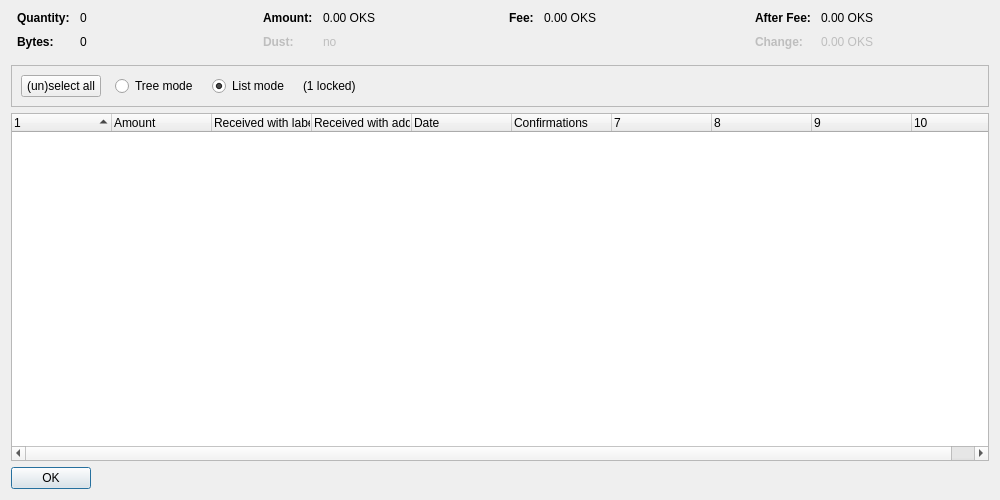
<?xml version="1.0" encoding="UTF-8"?>
<ui version="4.0">
 <class>CoinControlDialog</class>
 <widget class="QDialog" name="CoinControlDialog">
  <property name="geometry">
   <rect>
    <x>0</x>
    <y>0</y>
    <width>1000</width>
    <height>500</height>
   </rect>
  </property>
  <property name="windowTitle">
   <string>Coin Selection</string>
  </property>
  <layout class="QVBoxLayout" name="verticalLayout">
   <item>
    <layout class="QHBoxLayout" name="horizontalLayoutTop" stretch="0,0,0,0">
     <property name="topMargin">
      <number>0</number>
     </property>
     <property name="bottomMargin">
      <number>10</number>
     </property>
     <item>
      <layout class="QFormLayout" name="formLayoutCoinControl1">
       <property name="horizontalSpacing">
        <number>10</number>
       </property>
       <property name="verticalSpacing">
        <number>10</number>
       </property>
       <property name="leftMargin">
        <number>6</number>
       </property>
       <property name="rightMargin">
        <number>6</number>
       </property>
       <item row="0" column="0">
        <widget class="QLabel" name="labelCoinControlQuantityText">
         <property name="font">
          <font>
           <weight>75</weight>
           <bold>true</bold>
          </font>
         </property>
         <property name="text">
          <string>Quantity:</string>
         </property>
        </widget>
       </item>
       <item row="0" column="1">
        <widget class="QLabel" name="labelCoinControlQuantity">
         <property name="cursor">
          <cursorShape>IBeamCursor</cursorShape>
         </property>
         <property name="contextMenuPolicy">
          <enum>Qt::ActionsContextMenu</enum>
         </property>
         <property name="text">
          <string notr="true">0</string>
         </property>
         <property name="textInteractionFlags">
          <set>Qt::LinksAccessibleByMouse|Qt::TextSelectableByKeyboard|Qt::TextSelectableByMouse</set>
         </property>
        </widget>
       </item>
       <item row="1" column="0">
        <widget class="QLabel" name="labelCoinControlBytesText">
         <property name="font">
          <font>
           <weight>75</weight>
           <bold>true</bold>
          </font>
         </property>
         <property name="text">
          <string>Bytes:</string>
         </property>
        </widget>
       </item>
       <item row="1" column="1">
        <widget class="QLabel" name="labelCoinControlBytes">
         <property name="cursor">
          <cursorShape>IBeamCursor</cursorShape>
         </property>
         <property name="contextMenuPolicy">
          <enum>Qt::ActionsContextMenu</enum>
         </property>
         <property name="text">
          <string notr="true">0</string>
         </property>
         <property name="textInteractionFlags">
          <set>Qt::LinksAccessibleByMouse|Qt::TextSelectableByKeyboard|Qt::TextSelectableByMouse</set>
         </property>
        </widget>
       </item>
      </layout>
     </item>
     <item>
      <layout class="QFormLayout" name="formLayoutCoinControl2">
       <property name="horizontalSpacing">
        <number>10</number>
       </property>
       <property name="verticalSpacing">
        <number>10</number>
       </property>
       <property name="leftMargin">
        <number>6</number>
       </property>
       <property name="rightMargin">
        <number>6</number>
       </property>
       <item row="0" column="0">
        <widget class="QLabel" name="labelCoinControlAmountText">
         <property name="font">
          <font>
           <weight>75</weight>
           <bold>true</bold>
          </font>
         </property>
         <property name="text">
          <string>Amount:</string>
         </property>
        </widget>
       </item>
       <item row="0" column="1">
        <widget class="QLabel" name="labelCoinControlAmount">
         <property name="cursor">
          <cursorShape>IBeamCursor</cursorShape>
         </property>
         <property name="contextMenuPolicy">
          <enum>Qt::ActionsContextMenu</enum>
         </property>
         <property name="text">
          <string notr="true">0.00 OKS</string>
         </property>
         <property name="textInteractionFlags">
          <set>Qt::LinksAccessibleByMouse|Qt::TextSelectableByKeyboard|Qt::TextSelectableByMouse</set>
         </property>
        </widget>
       </item>
       <item row="1" column="0">
        <widget class="QLabel" name="labelCoinControlLowOutputText">
         <property name="enabled">
          <bool>false</bool>
         </property>
         <property name="font">
          <font>
           <weight>75</weight>
           <bold>true</bold>
          </font>
         </property>
         <property name="text">
          <string>Dust:</string>
         </property>
        </widget>
       </item>
       <item row="1" column="1">
        <widget class="QLabel" name="labelCoinControlLowOutput">
         <property name="enabled">
          <bool>false</bool>
         </property>
         <property name="cursor">
          <cursorShape>IBeamCursor</cursorShape>
         </property>
         <property name="contextMenuPolicy">
          <enum>Qt::ActionsContextMenu</enum>
         </property>
         <property name="text">
          <string notr="true">no</string>
         </property>
         <property name="textInteractionFlags">
          <set>Qt::LinksAccessibleByMouse|Qt::TextSelectableByKeyboard|Qt::TextSelectableByMouse</set>
         </property>
        </widget>
       </item>
      </layout>
     </item>
     <item>
      <layout class="QFormLayout" name="formLayoutCoinControl3">
       <property name="horizontalSpacing">
        <number>10</number>
       </property>
       <property name="verticalSpacing">
        <number>10</number>
       </property>
       <property name="leftMargin">
        <number>6</number>
       </property>
       <property name="rightMargin">
        <number>6</number>
       </property>
       <item row="0" column="0">
        <widget class="QLabel" name="labelCoinControlFeeText">
         <property name="font">
          <font>
           <weight>75</weight>
           <bold>true</bold>
          </font>
         </property>
         <property name="text">
          <string>Fee:</string>
         </property>
        </widget>
       </item>
       <item row="0" column="1">
        <widget class="QLabel" name="labelCoinControlFee">
         <property name="cursor">
          <cursorShape>IBeamCursor</cursorShape>
         </property>
         <property name="contextMenuPolicy">
          <enum>Qt::ActionsContextMenu</enum>
         </property>
         <property name="text">
          <string notr="true">0.00 OKS</string>
         </property>
         <property name="textInteractionFlags">
          <set>Qt::LinksAccessibleByMouse|Qt::TextSelectableByKeyboard|Qt::TextSelectableByMouse</set>
         </property>
        </widget>
       </item>
      </layout>
     </item>
     <item>
      <layout class="QFormLayout" name="formLayoutCoinControl4">
       <property name="horizontalSpacing">
        <number>10</number>
       </property>
       <property name="verticalSpacing">
        <number>10</number>
       </property>
       <property name="leftMargin">
        <number>6</number>
       </property>
       <property name="rightMargin">
        <number>6</number>
       </property>
       <item row="0" column="0">
        <widget class="QLabel" name="labelCoinControlAfterFeeText">
         <property name="font">
          <font>
           <weight>75</weight>
           <bold>true</bold>
          </font>
         </property>
         <property name="text">
          <string>After Fee:</string>
         </property>
        </widget>
       </item>
       <item row="0" column="1">
        <widget class="QLabel" name="labelCoinControlAfterFee">
         <property name="cursor">
          <cursorShape>IBeamCursor</cursorShape>
         </property>
         <property name="contextMenuPolicy">
          <enum>Qt::ActionsContextMenu</enum>
         </property>
         <property name="text">
          <string notr="true">0.00 OKS</string>
         </property>
         <property name="textInteractionFlags">
          <set>Qt::LinksAccessibleByMouse|Qt::TextSelectableByKeyboard|Qt::TextSelectableByMouse</set>
         </property>
        </widget>
       </item>
       <item row="1" column="0">
        <widget class="QLabel" name="labelCoinControlChangeText">
         <property name="enabled">
          <bool>false</bool>
         </property>
         <property name="font">
          <font>
           <weight>75</weight>
           <bold>true</bold>
          </font>
         </property>
         <property name="text">
          <string>Change:</string>
         </property>
        </widget>
       </item>
       <item row="1" column="1">
        <widget class="QLabel" name="labelCoinControlChange">
         <property name="enabled">
          <bool>false</bool>
         </property>
         <property name="cursor">
          <cursorShape>IBeamCursor</cursorShape>
         </property>
         <property name="contextMenuPolicy">
          <enum>Qt::ActionsContextMenu</enum>
         </property>
         <property name="text">
          <string notr="true">0.00 OKS</string>
         </property>
         <property name="textInteractionFlags">
          <set>Qt::LinksAccessibleByMouse|Qt::TextSelectableByKeyboard|Qt::TextSelectableByMouse</set>
         </property>
        </widget>
       </item>
      </layout>
     </item>
    </layout>
   </item>
   <item>
    <widget class="QFrame" name="frame">
     <property name="minimumSize">
      <size>
       <width>0</width>
       <height>40</height>
      </size>
     </property>
     <property name="frameShape">
      <enum>QFrame::StyledPanel</enum>
     </property>
     <property name="frameShadow">
      <enum>QFrame::Sunken</enum>
     </property>
     <layout class="QHBoxLayout" name="horizontalLayout">
      <item>
       <layout class="QHBoxLayout" name="horizontalLayoutPanel" stretch="0,0,0,0,0">
        <property name="spacing">
         <number>14</number>
        </property>
        <item>
         <widget class="QPushButton" name="pushButtonSelectAll">
          <property name="sizePolicy">
           <sizepolicy hsizetype="Maximum" vsizetype="Fixed">
            <horstretch>0</horstretch>
            <verstretch>0</verstretch>
           </sizepolicy>
          </property>
          <property name="text">
           <string>(un)select all</string>
          </property>
          <property name="autoDefault">
           <bool>false</bool>
          </property>
         </widget>
        </item>
        <item>
         <widget class="QRadioButton" name="radioTreeMode">
          <property name="sizePolicy">
           <sizepolicy hsizetype="Maximum" vsizetype="Fixed">
            <horstretch>0</horstretch>
            <verstretch>0</verstretch>
           </sizepolicy>
          </property>
          <property name="text">
           <string>Tree mode</string>
          </property>
         </widget>
        </item>
        <item>
         <widget class="QRadioButton" name="radioListMode">
          <property name="sizePolicy">
           <sizepolicy hsizetype="Maximum" vsizetype="Fixed">
            <horstretch>0</horstretch>
            <verstretch>0</verstretch>
           </sizepolicy>
          </property>
          <property name="text">
           <string>List mode</string>
          </property>
          <property name="checked">
           <bool>true</bool>
          </property>
         </widget>
        </item>
        <item>
         <widget class="QLabel" name="labelLocked">
          <property name="text">
           <string notr="true">(1 locked)</string>
          </property>
         </widget>
        </item>
        <item>
         <spacer name="horizontalSpacer">
          <property name="orientation">
           <enum>Qt::Horizontal</enum>
          </property>
          <property name="sizeHint" stdset="0">
           <size>
            <width>40</width>
            <height>20</height>
           </size>
          </property>
         </spacer>
        </item>
       </layout>
      </item>
     </layout>
    </widget>
   </item>
   <item>
    <widget class="CoinControlTreeWidget" name="treeWidget">
     <property name="contextMenuPolicy">
      <enum>Qt::CustomContextMenu</enum>
     </property>
     <property name="sortingEnabled">
      <bool>false</bool>
     </property>
     <property name="columnCount">
      <number>10</number>
     </property>
     <attribute name="headerShowSortIndicator" stdset="0">
      <bool>true</bool>
     </attribute>
     <attribute name="headerStretchLastSection">
      <bool>false</bool>
     </attribute>
     <column>
      <property name="text">
       <string/>
      </property>
     </column>
     <column>
      <property name="text">
       <string>Amount</string>
      </property>
     </column>
     <column>
      <property name="text">
       <string>Received with label</string>
      </property>
     </column>
     <column>
      <property name="text">
       <string>Received with address</string>
      </property>
     </column>
     <column>
      <property name="text">
       <string>Date</string>
      </property>
     </column>
     <column>
      <property name="text">
       <string>Confirmations</string>
      </property>
      <property name="toolTip">
       <string>Confirmed</string>
      </property>
     </column>
     <column>
      <property name="text">
       <string/>
      </property>
     </column>
     <column>
      <property name="text">
       <string/>
      </property>
     </column>
     <column>
      <property name="text">
       <string/>
      </property>
     </column>
     <column>
      <property name="text">
       <string/>
      </property>
     </column>
    </widget>
   </item>
   <item>
    <widget class="QDialogButtonBox" name="buttonBox">
     <property name="sizePolicy">
      <sizepolicy hsizetype="Maximum" vsizetype="Fixed">
       <horstretch>0</horstretch>
       <verstretch>0</verstretch>
      </sizepolicy>
     </property>
     <property name="orientation">
      <enum>Qt::Horizontal</enum>
     </property>
     <property name="standardButtons">
      <set>QDialogButtonBox::Ok</set>
     </property>
    </widget>
   </item>
  </layout>
 </widget>
 <customwidgets>
  <customwidget>
   <class>CoinControlTreeWidget</class>
   <extends>QTreeWidget</extends>
   <header>qt/coincontroltreewidget.h</header>
  </customwidget>
 </customwidgets>
 <resources/>
 <connections/>
</ui>
